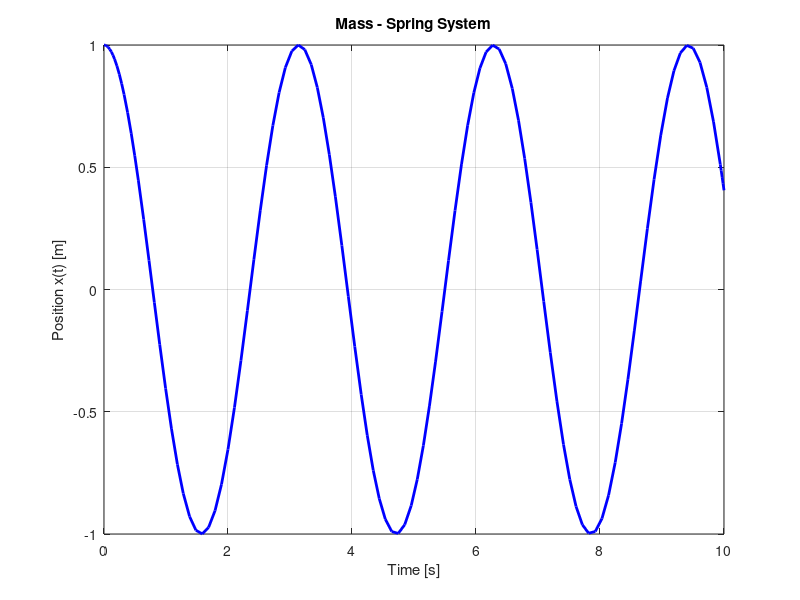

Here is the MATLAB script that generated this plot:
% PROJECT: Simulation and parameter estimation of a mass-spring system using least squares.
% We simulate the equation m * ẍ + k * x = 0 and then estimate m and k
% from data (position, acceleration, input force) using linear regression.

clc; clear; close all;

% SYSTEM SIMULATION: Mass-spring model m * ẍ + k * x = 0.

% True parameters.
m = 1.0;     % Mass in kg.
k = 4.0;     % Spring constant in N/m.

% Initial conditions.
x0 = 1.0;            % Initial position.
v0 = 0.0;            % Initial velocity.
x_init = [x0; v0];   % Initial state vector [position; velocity].

% Simulation time span.
tspan = [0, 10];

% ODE function (second-order system as a first-order system).
% x(1) = position, x(2) = velocity.
odefun = @(t, x) [x(2); -k/m * x(1)];

% Solve the ODE using ode45.
[t, x] = ode45(odefun, tspan, x_init);

% Plot the simulated position over time.
figure;
plot(t, x(:,1), 'b', 'LineWidth', 2);
xlabel('Time [s]');
ylabel('Position x(t) [m]');
title('Mass - Spring System');
grid on;

%% PARAMETER ESTIMATION FROM DATA (position, acceleration, force)

% Simulated or measured data (position, acceleration, input force).
% These could be sampled values from sensors or generated data.
x = [0.1 0.05 0.02 0.01];        % Position x(t) in meters.
xddot = [-2.0 -1.0 -0.5 -0.2];   % Acceleration d²x/dt² in m/s².
u = [1.5 0.8 0.4 0.2];           % Input force u(t) in Newtons.

% Construct the regressor matrix Phi.
% From equation: u(t) = m * ẍ(t) + k * x(t) ⇒ u = [ẍ x] * [m; k].
Phi = [xddot.' x.'];             % Nx2 matrix.

% Output vector (input force).
U = u.';                         % Nx1 column vector.

% Least squares estimation of parameters.
theta_hat = (Phi' * Phi) \ (Phi' * U);   % Solve (Phiᵗ*Phi)^(-1) * Phiᵗ * U.

% Extract estimated parameters.
m_est = theta_hat(1);
k_est = theta_hat(2);

% Display results.
fprintf('Estimated mass m = %.4f\n', m_est);
fprintf('Estimated spring constant k = %.4f\n', k_est);
